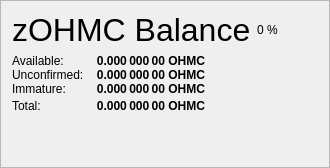
                   <widget class="QFrame" name="frame_ZerocoinBalances">
                    <property name="frameShape">
                     <enum>QFrame::StyledPanel</enum>
                    </property>
                    <property name="frameShadow">
                     <enum>QFrame::Raised</enum>
                    </property>
                    <layout class="QVBoxLayout" name="verticalLayout_7">
                     <item>
                      <layout class="QHBoxLayout" name="horizontalLayout_8" stretch="0,0,0">
                       <item>
                        <widget class="QLabel" name="label_5z_3">
                         <property name="minimumSize">
                          <size>
                           <width>0</width>
                           <height>20</height>
                          </size>
                         </property>
                         <property name="font">
                          <font>
                           <pointsize>24</pointsize>
                           <weight>50</weight>
                           <bold>false</bold>
                          </font>
                         </property>
                         <property name="text">
                          <string>zOHMC Balance</string>
                         </property>
                        </widget>
                       </item>
                       <item>
                        <widget class="QLabel" name="labelzOHMCPercent">
                         <property name="text">
                          <string notr="true">0 %</string>
                         </property>
                        </widget>
                       </item>
                       <item>
                        <spacer name="horizontalSpacer_11">
                         <property name="orientation">
                          <enum>Qt::Horizontal</enum>
                         </property>
                         <property name="sizeHint" stdset="0">
                          <size>
                           <width>40</width>
                           <height>20</height>
                          </size>
                         </property>
                        </spacer>
                       </item>
                      </layout>
                     </item>
                     <item>
                      <layout class="QGridLayout" name="gridLayout_5">
                       <property name="horizontalSpacing">
                        <number>12</number>
                       </property>
                       <property name="verticalSpacing">
                        <number>0</number>
                       </property>
                       <item row="1" column="0">
                        <widget class="QLabel" name="labelzBalanceMatureText">
                         <property name="toolTip">
                          <string>Mature: more than 20 confirmation and more than 1 mint of the same denomination after it was minted.
These zOHMC are spendable.</string>
                         </property>
                         <property name="text">
                          <string>Available:</string>
                         </property>
                        </widget>
                       </item>
                       <item row="1" column="1">
                        <widget class="QLabel" name="labelzBalanceMature">
                         <property name="font">
                          <font>
                           <weight>75</weight>
                           <bold>true</bold>
                          </font>
                         </property>
                         <property name="toolTip">
                          <string>Mature: more than 20 confirmation and more than 1 mint of the same denomination after it was minted.
These zOHMC are spendable.</string>
                         </property>
                         <property name="text">
                          <string notr="true">0.000 000 00 OHMC</string>
                         </property>
                         <property name="alignment">
                          <set>Qt::AlignRight|Qt::AlignTrailing|Qt::AlignVCenter</set>
                         </property>
                        </widget>
                       </item>
                       <item row="2" column="0">
                        <widget class="QLabel" name="labelzBalanceUnconfirmedText">
                         <property name="toolTip">
                          <string>Unconfirmed: less than 20 confirmations
Immature: confirmed, but less than 3 mints of the same denomination after it was minted</string>
                         </property>
                         <property name="text">
                          <string>Unconfirmed:</string>
                         </property>
                        </widget>
                       </item>
                       <item row="2" column="1">
                        <widget class="QLabel" name="labelzBalanceUnconfirmed">
                         <property name="font">
                          <font>
                           <weight>75</weight>
                           <bold>true</bold>
                          </font>
                         </property>
                         <property name="toolTip">
                          <string>Unconfirmed: less than 20 confirmations
Immature: confirmed, but less than 3 mints of the same denomination after it was minted</string>
                         </property>
                         <property name="text">
                          <string notr="true">0.000 000 00 OHMC</string>
                         </property>
                         <property name="alignment">
                          <set>Qt::AlignRight|Qt::AlignTrailing|Qt::AlignVCenter</set>
                         </property>
                        </widget>
                       </item>
                       <item row="3" column="0">
                        <widget class="QLabel" name="labelzBalanceImmatureText">
                         <property name="toolTip">
                          <string>Unconfirmed: less than 20 confirmations
Immature: confirmed, but less than 3 mints of the same denomination after it was minted</string>
                         </property>
                         <property name="text">
                          <string>Immature:</string>
                         </property>
                        </widget>
                       </item>
                       <item row="3" column="1">
                        <widget class="QLabel" name="labelzBalanceImmature">
                         <property name="font">
                          <font>
                           <weight>75</weight>
                           <bold>true</bold>
                          </font>
                         </property>
                         <property name="toolTip">
                          <string>Unconfirmed: less than 20 confirmations
Immature: confirmed, but less than 3 mints of the same denomination after it was minted</string>
                         </property>
                         <property name="text">
                          <string notr="true">0.000 000 00 OHMC</string>
                         </property>
                         <property name="alignment">
                          <set>Qt::AlignRight|Qt::AlignTrailing|Qt::AlignVCenter</set>
                         </property>
                        </widget>
                       </item>
                       <item row="4" column="0">
                        <widget class="QLabel" name="labelzBalanceText">
                         <property name="toolTip">
                          <string>Your current zOHMC balance, unconfirmed and immature zOHMC included.</string>
                         </property>
                         <property name="text">
                          <string>Total:</string>
                         </property>
                        </widget>
                       </item>
                       <item row="4" column="1">
                        <widget class="QLabel" name="labelzBalance">
                         <property name="font">
                          <font>
                           <weight>75</weight>
                           <bold>true</bold>
                          </font>
                         </property>
                         <property name="cursor">
                          <cursorShape>IBeamCursor</cursorShape>
                         </property>
                         <property name="toolTip">
                          <string>Your current zOHMC balance, unconfirmed and immature zOHMC included.</string>
                         </property>
                         <property name="text">
                          <string notr="true">0.000 000 00 OHMC</string>
                         </property>
                         <property name="alignment">
                          <set>Qt::AlignRight|Qt::AlignTrailing|Qt::AlignVCenter</set>
                         </property>
                         <property name="textInteractionFlags">
                          <set>Qt::LinksAccessibleByMouse|Qt::TextSelectableByKeyboard|Qt::TextSelectableByMouse</set>
                         </property>
                        </widget>
                       </item>
                       <item row="4" column="2">
                        <spacer name="horizontalSpacer_4">
                         <property name="orientation">
                          <enum>Qt::Horizontal</enum>
                         </property>
                         <property name="sizeHint" stdset="0">
                          <size>
                           <width>40</width>
                           <height>20</height>
                          </size>
                         </property>
                        </spacer>
                       </item>
                      </layout>
                     </item>
                     <item>
                      <spacer name="verticalSpacer_4">
                       <property name="orientation">
                        <enum>Qt::Vertical</enum>
                       </property>
                       <property name="sizeHint" stdset="0">
                        <size>
                         <width>20</width>
                         <height>40</height>
                        </size>
                       </property>
                      </spacer>
                     </item>
                    </layout>
                   </widget>
